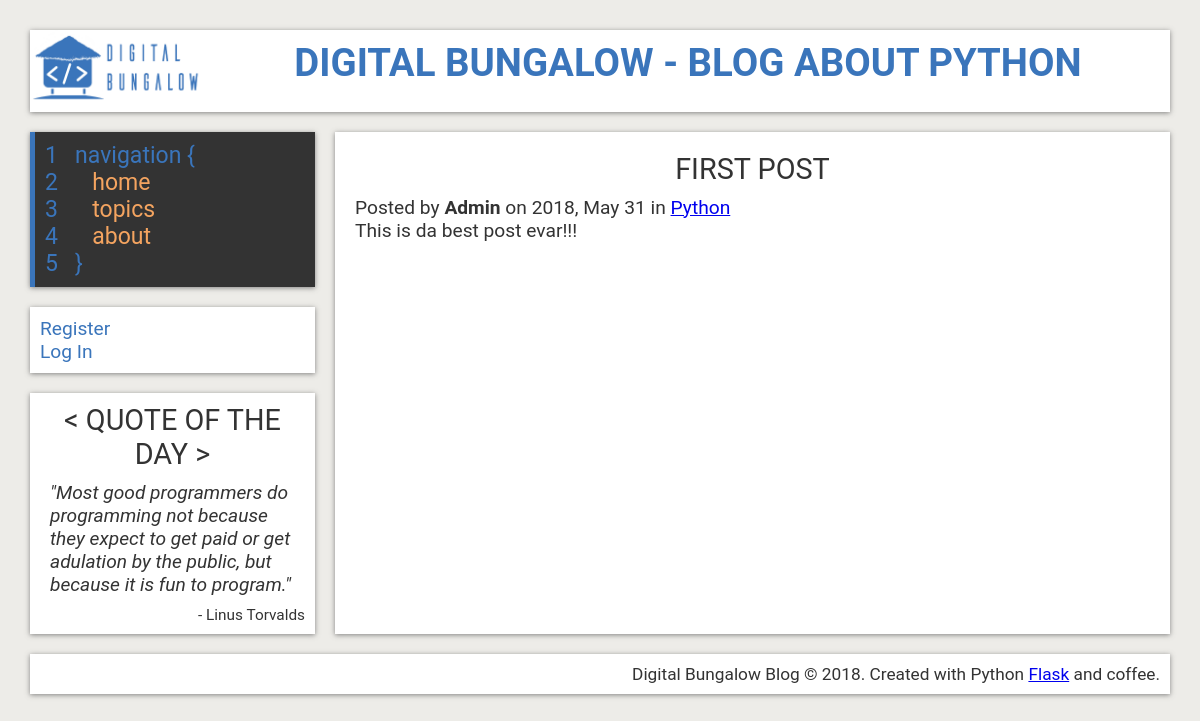
The page /post/First Post on the database as committed earlier.
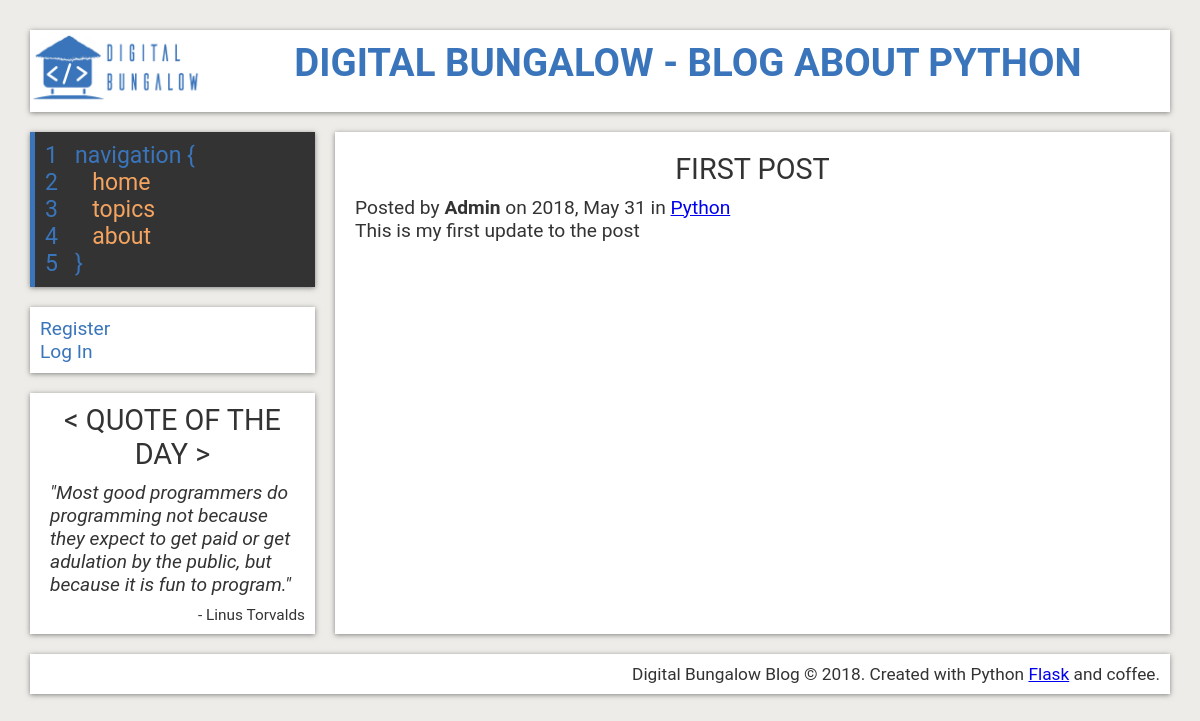
The same page on the database as committed later.
### flaskblog/models.py (models this page shows, shortened)
class Post(db.Model):
    id = db.Column(db.Integer, primary_key=True)
    title = db.Column(db.String(100), nullable=False)
    date_posted = db.Column(db.DateTime, nullable=False, default=datetime.utcnow)
    content = db.Column(db.Text, nullable=False)
    topic_id = db.Column(db.Integer, db.ForeignKey('topic.id'), nullable=False)
    user_id = db.Column(db.Integer, db.ForeignKey('user.id'), nullable=False)

class User(db.Model, UserMixin):
    id = db.Column(db.Integer, primary_key=True)
    username = db.Column(db.String(20), unique=True, nullable=False)
    email = db.Column(db.String(120), unique=True, nullable=False)
    image_file = db.Column(db.String(20), nullable=False, default='default-avatar.jpg')
    password = db.Column(db.String(60), nullable=False)
    posts = db.relationship('Post', backref='author', lazy=True)

class Topic(db.Model):
    id = db.Column(db.Integer, primary_key=True)
    topicname = db.Column(db.String(60), nullable=False)
    posts = db.relationship('Post', backref='topic', lazy=True)

### flaskblog/routes.py (the view)
@app.route("/post/<post_title>")
def post(post_title):
    post = Post.query.filter_by(title=post_title).first()
    topic = Topic.query.filter_by(id=post.topic_id).first()
    return render_template('post.html', title=post.title, topic=topic, post=post)

### flaskblog/templates/post.html
{% extends "layout.html" %}
{% block content %}
    <article class="post">
      <section class="post-content">
          <h2>{{ post.title }}</h2>
          <div class="post-meta">
            <p> Posted by <b>{{ post.author.username }}</b>
              on {{ post.date_posted.strftime('%Y, %b %d') }}
              in <a href="{{ url_for('topic', topic_name=topic.topicname)}}">
                  {{ topic.topicname }}
                </a>
            </p>
          </div>
          <div class="post-text">
            {{ post.content }}
          </div>
      </section>
    </article>
{% endblock content %}

### flaskblog/templates/layout.html (shortened to what this page needs)
<!DOCTYPE html>
<html lang="en">
  <head>
    <link rel="stylesheet" href="{{ url_for('static', filename='style.css') }}">
    <link rel="stylesheet" href="https://use.fontawesome.com/releases/v5.0.13/css/all.css">
  </head>
  <body>
    <div class="wrapper">
    <header>
      <div class="logo">
        <a href="{{ url_for('home')}}">
          <img src="{{ url_for('static', filename='images/logo.png') }}"
               alt="digital-bungalow-logo">
        </a>
      </div>
      <div class="title">
        <h1>
          <a href="{{ url_for('home')}}">
            Digital Bungalow - Blog About Python
          </a>
        </h1>
      </div>
    </header>
    <aside>
      <nav>
        <ul>
          <li>
            1 &nbsp;&nbsp;navigation {
          </li>
          <li>
            <a href="{{ url_for('home')}}">
              <span>2</span>  &nbsp;&nbsp;&nbsp;&nbsp; home
            </a>
          </li>
          <li>
            <a href="{{ url_for('topics')}}">
              <span>3</span>  &nbsp;&nbsp;&nbsp;&nbsp; topics
            </a>
          </li>
          <li>
            <a href="{{ url_for('about')}}">
              <span>4</span>  &nbsp;&nbsp;&nbsp;&nbsp; about
            </a>
          </li>
          <li>
            5 &nbsp;&nbsp;}
          </li>
        </ul>
      </nav>
      <div class="log-reg">
        <ul>
          {% if current_user.is_authenticated %}
            <li>Logged in as {{ current_user.username }}</li>
            <li><a href="{{ url_for('account')}}">My Account</a></li>
            <li><a href="{{ url_for('new_post')}}">New Post</a></li>
            <li><a href="{{ url_for('logout')}}">Log Out</a></li>
          {% else %}
            <li><a href="{{ url_for('register')}}">Register</a></li>
            <li><a href="{{ url_for('login')}}">Log In</a></li>
          {% endif %}
        </ul>
      </div>
      <div class="sidebar">
        <h2>&lt; Quote of the Day &gt;</h2>
        <p class="quote">"Most good programmers do programming not because they
          expect to get paid or get adulation by the public, but because it is fun to program." </p>
        <p class= "quote-meta">- Linus Torvalds</p>
      </div>
    </aside>
    {% block content %}{% endblock content %}
    <footer>
      <p>Digital Bungalow Blog &copy; 2018.
        Created with Python <a href="http://flask.pocoo.org/">Flask</a> and coffee.</p>
    </footer>
  </div>
  </body>
</html>

### flaskblog/static/style.css (style rules this page uses)
:root { --primary: #ffffff; --blue: #3a75bb; --orange: #F4A460; --lightblue: #DDEAF9; --grey: #edece8; --hover: #696969; --dark: #333; --shadow: 0 1px 5px rgba(104, 104, 104, 0.8); }
* { margin: 0px; padding: 0px; }
html { box-sizing: border-box; color: var(--dark); font-family: Roboto; font-size: 1.2em; }
body { background: var(--grey); }
h2 { text-transform: uppercase; font-weight: normal; }
.wrapper { margin: 30px; display: grid; grid-gap: 20px; grid-template-areas: "header header" "aside article" "footer footer"; grid-template-columns: 25% 1fr; }
header { grid-area: header; background: var(--primary); display: grid; grid-template-columns: 1fr 6fr; box-shadow: var(--shadow); }
.logo { text-align: center; }
.logo img { height: 4em; }
.title { padding: 10px; text-align: center; text-transform: uppercase; }
.title a { text-decoration: none; color: var(--blue); }
aside { grid-area: aside; align-self: start; display: flex; flex-direction: column; }
nav { background: var(--dark); padding: 10px; box-shadow: var(--shadow); font-size: 1.2em; border-left: 5px solid var(--blue); margin-bottom: 20px; }
nav ul { list-style: none; }
nav ul li { color: var(--blue); }
nav a { text-decoration: none; color: var(--orange); display:inline-block; width: 100%; text-transform: lowercase; }
nav a span { color: var(--blue); }
.log-reg { background: var(--primary); padding: 10px; box-shadow: var(--shadow); margin-bottom: 20px; }
.log-reg ul { list-style: none; }
.log-reg ul a { text-decoration: none; color: var(--blue); }
.sidebar { background: var(--primary); padding: 10px; box-shadow: var(--shadow); align-self: flex-start; }
.sidebar h2 { text-align: center; }
.sidebar p.quote { font-style: italic; padding: 10px; }
.sidebar p.quote-meta { font-size: 0.8em; text-align: right; }
footer { grid-area: footer; background: var(--primary); padding: 10px; box-shadow: var(--shadow); text-align: right; font-size: 0.9em; }
article { grid-area: article; background: var(--primary); padding: 10px 20px; box-shadow: var(--shadow); }
section { padding: 10px 0; }
article h2 { text-align: center; margin-bottom: 10px; }

Rows that differ between the two databases and show on the page:
changed Post "FIRST POST": content "This is da best post evar!!!" → "This is my first update to the post"
